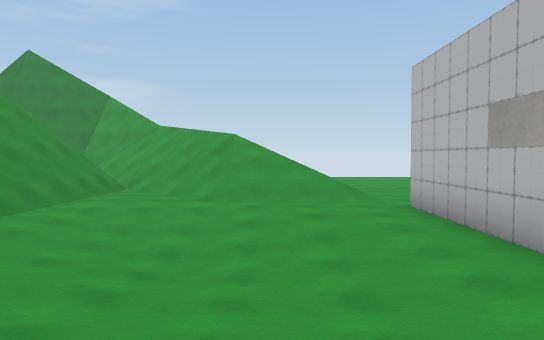
[1] (above)

24 first-person views from a walk through a Unity game level. The camera is 1.4 m above the floor, tilts 2° down and sees 70° across. The floor is counted in squares, 2 m on a side. Each view is taken from the middle of a square. On the plan, view 1 faces up. The plan holds only what a view shows up to about 11 squares ahead; the rest is blank. The place goes on beyond the plan. The player is left out. Some surface patterns are stand-ins.

[2]
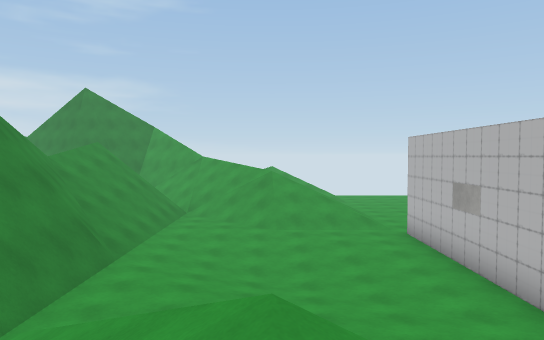

[3]
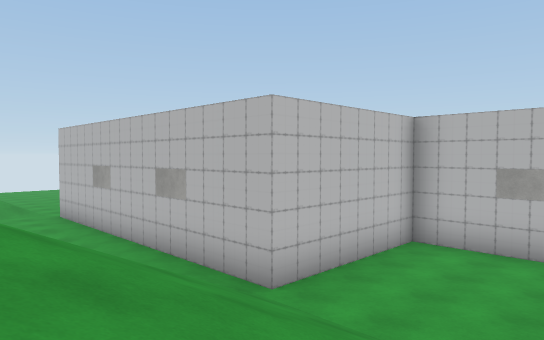

[4]
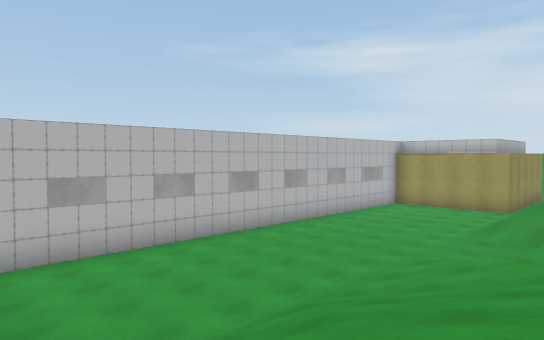

[5]
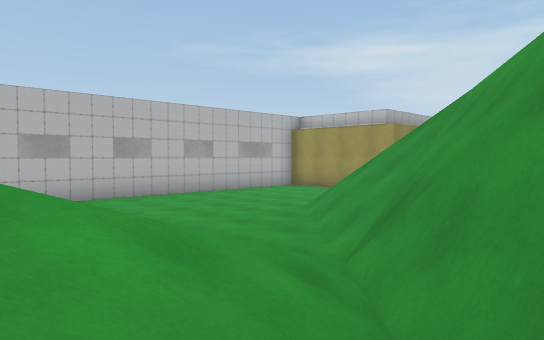

[6]
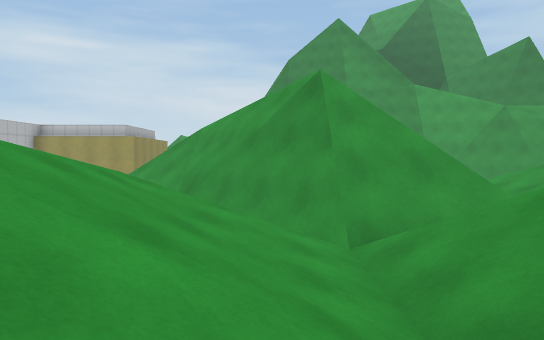

[7]
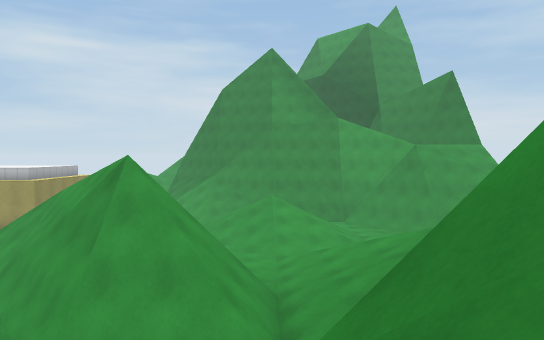

[8]
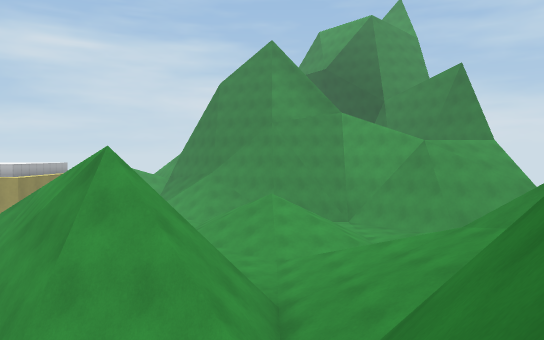

[9]
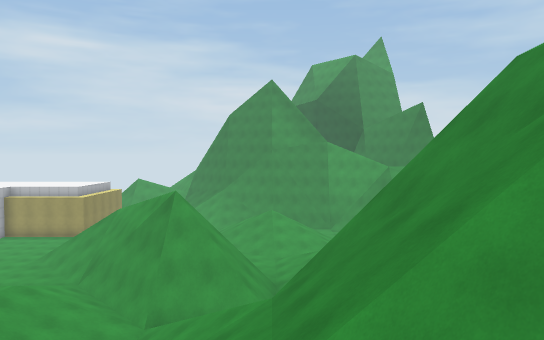

[10]
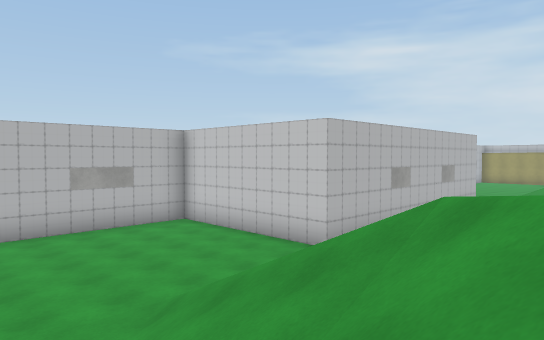

[11]
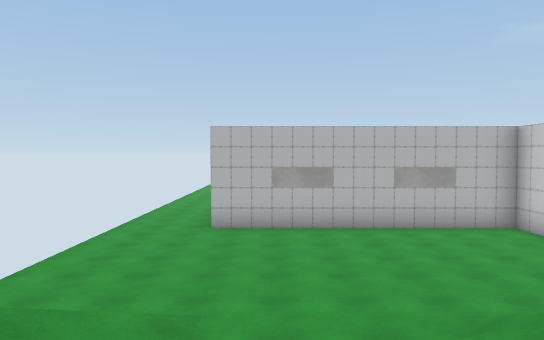

[12]
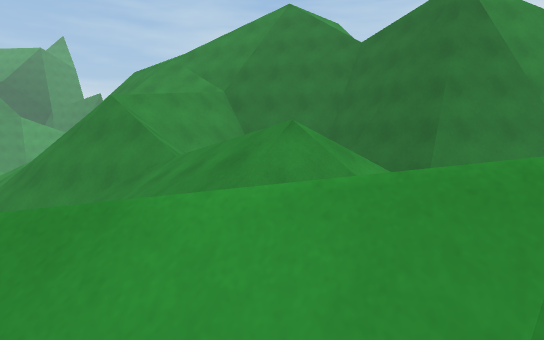

[13]
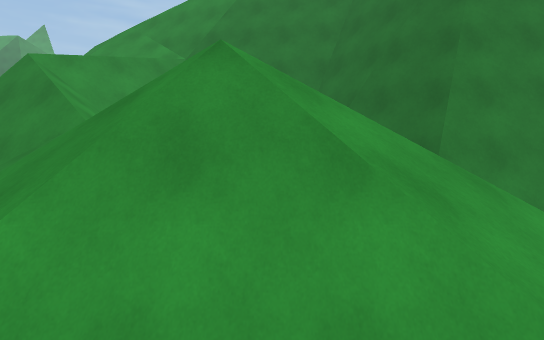

[14]
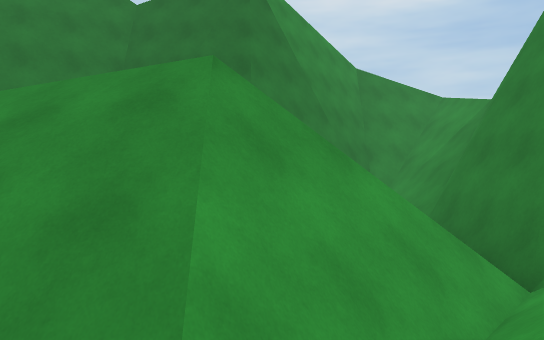

[15]
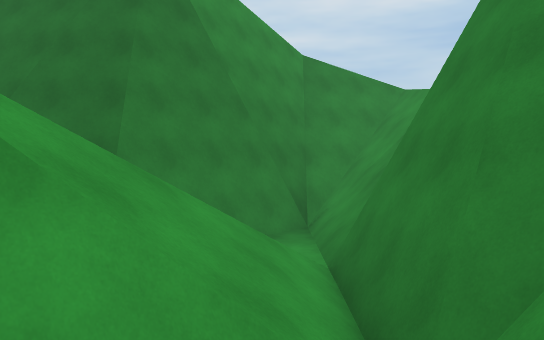

[16]
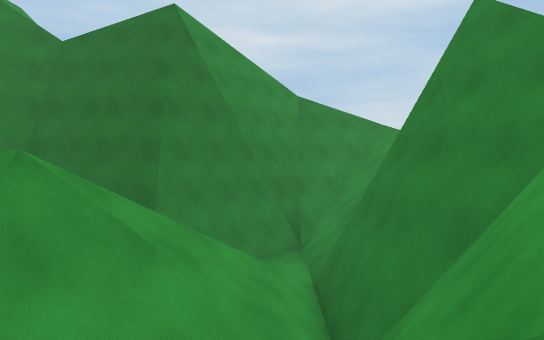

[17]
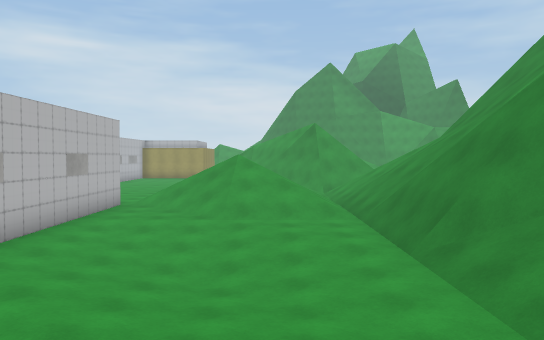

[18]
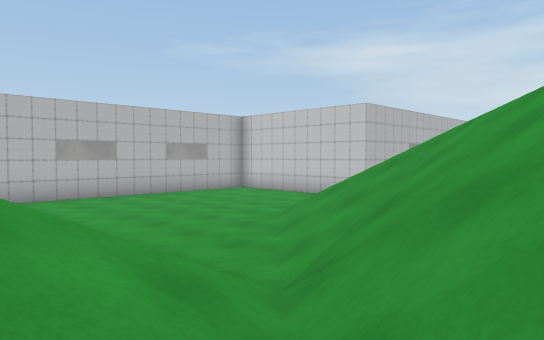

[19]
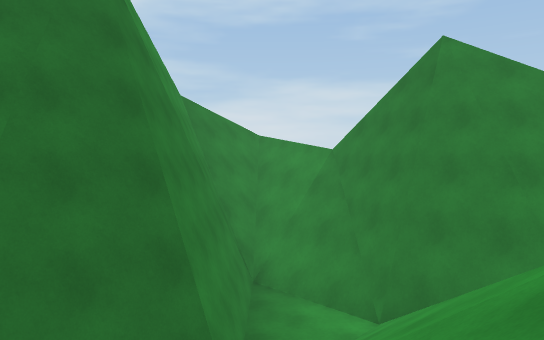

[20]
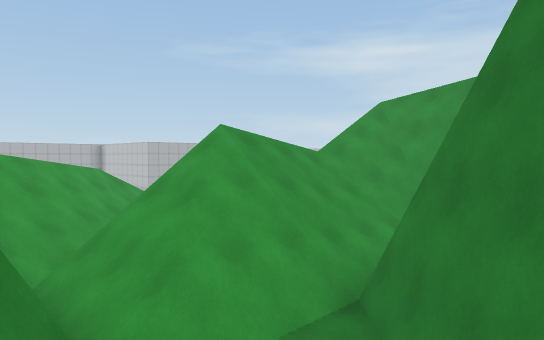

[21]
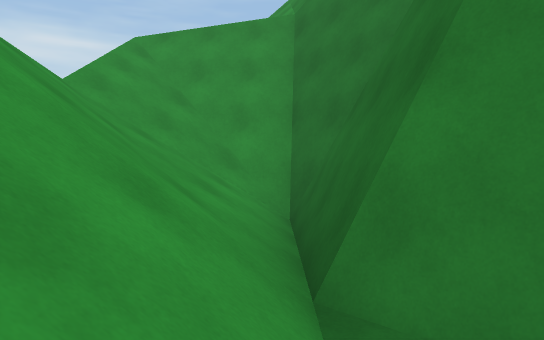

[22]
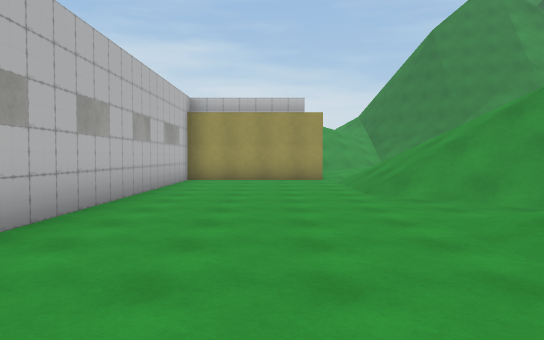

[23]
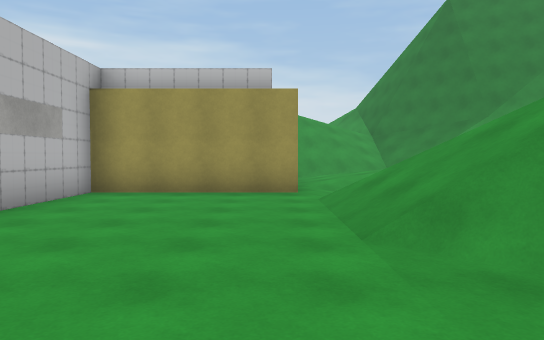

[24]
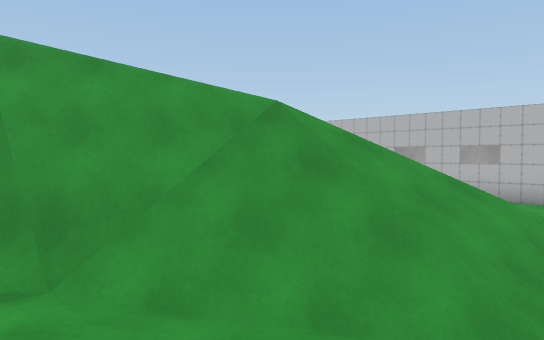

### Floor plan
Key: @ floor where view 1 was taken; # wall or solid block; x gap in a wall; . main floor; - floor 0.25 m lower than the main floor; : floor 0.5 m higher than the main floor; _ floor 0.75 m lower than the main floor; + floor 1 m higher than the main floor; * floor 1.25 m higher than the main floor; / step, stairs or slope; = window, fence, low wall or low ledge; ^ raised ledge; v drop or lower ground.
Columns run from 16 left of view 1 to 9 right of it. Each row starts with its distance up from view 1.
 17    ##
 16 =///##       ///  /.......
 15 #=///##  ### //////.......
 14 v##///######=//////.....#
 13 /v##..///x//////........#
 12  /v##.///##//////.......#
 11   vv##////v#//////......#
 10    v #/////////// /.....#
  9    v #///////./////.....#
  8    v #///////..////.....#
  7    vv##//#///---...######
  6    vv###/v=//----..#
  5    vv#v##v##/--_--.#
  4      #////v##--_--.#
  3      #/  //##.----.#
  2       //////=..---.#
  1        /////////...#
  0       //////////@..#
 -1      /////////////.####^
 -2      vvvv=//.//////....#
 -3         #=//.//////....#
 -4         #  /.://///....#
 -5         =//////////....#
 -6       //////=#//*+:....#
 -7      /////// ##/++:....#
 -8      ///////  ##.......#
 -9       ///.    ##/......#
-10        //.. ####//.....#
-11         /.. ###=///....#
-12         //. .//////....#
-13             .-/////....#
-14               -////....#
-15            /      .....#

Where each view was taken, in squares from view 1:
view 1: 0 up, 0 right, facing up
view 2: 3 down, 1 left, facing up
view 3: 5 down, 1 left, facing up-right
view 4: 1 down, 1 left, facing down-right
view 5: 5 down, 3 left, facing down-right
view 6: 0 up, 3 left, facing down
view 7: 0 up, 7 left, facing down
view 8: 1 down, 7 left, facing down
view 9: 4 up, 7 left, facing down
view 10: 13 up, 2 left, facing down-right
view 11: 13 up, 2 left, facing right
view 12: 14 up, 3 left, facing down-left
view 13: 13 up, 5 left, facing down-left
view 14: 11 up, 3 left, facing left
view 15: 13 up, 5 left, facing left
view 16: 13 up, 3 left, facing left
view 17: 10 up, 2 left, facing down
view 18: 16 up, 3 left, facing down-right
view 19: 8 up, 7 left, facing up-left
view 20: 15 up, 13 left, facing down-right
view 21: 13 up, 10 left, facing down
view 22: 4 down, 4 right, facing down
view 23: 8 down, 3 right, facing down
view 24: 15 down, 5 left, facing up-right
